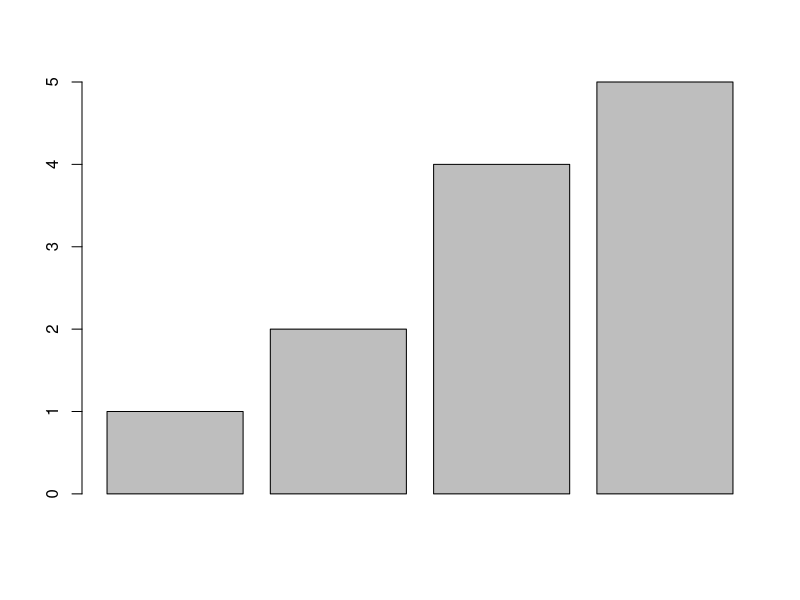
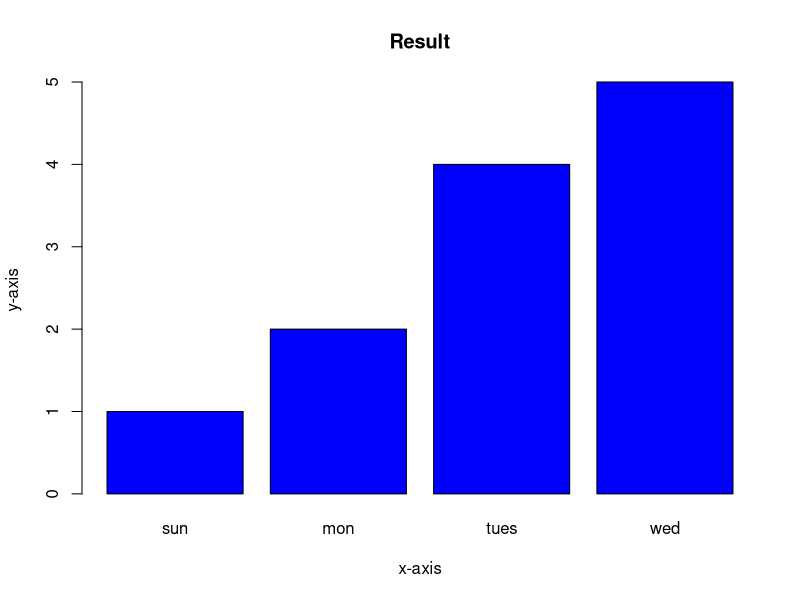

Recreate these plots in R, in order.
a<-c(1,2,4,5)
res<-barplot(a)


result <-  barplot(a,main="Result",
        xlab="x-axis",
        ylab="y-axis",
        names.arg=c("sun","mon","tues","wed"),
        col="Blue"

)
